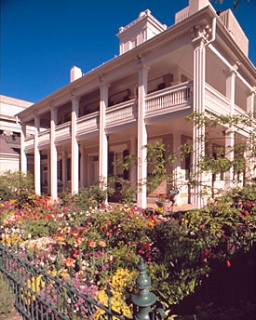
%> input picture assignment-1 Photometric Color/color_constancy/awb.jpg, 256 x 320 px
$ octave --eval "result = shuffleCards('../../assignment-1 Photometric Color/color_constancy/awb.jpg');"   (GNU Octave 9; MATLAB toolbox functions it lacks are replaced by stand-ins)
%> lines starting %> are read from the running program, lines starting %| are printed output that depends on the picture
function [result] = shuffleCards(img_path)
%Cut an image into 4 pieces and shuffle them
X = imread(img_path);
%> X is the input picture: size 320x256x3 uint8; mean R, G, B 121.2, 107.4, 109.3
A = X(:,1:end/2,1:end);
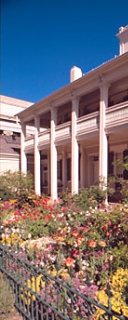
%> A: size 320x128x3 uint8; mean R, G, B 115, 111.8, 119.7
B = X(:,end/2:end, 1:end);
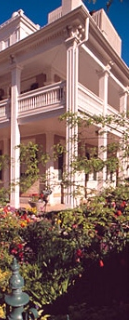
%> B: size 320x129x3 uint8; mean R, G, B 127.3, 103, 98.8

Xs = [B,A];
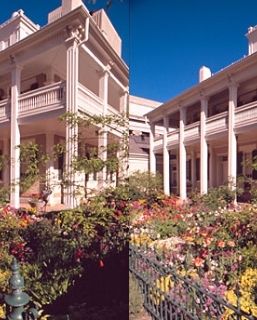
%> Xs: size 320x257x3 uint8; mean R, G, B 121.2, 107.3, 109.2

figure(1);
subplot(1,2,1);
imshow(X);
subplot(1,2,2);
imshow(Xs);

result = Xs;

end

$ run again, on assignment-1 Photometric Color/color_constancy/christmas.jpg
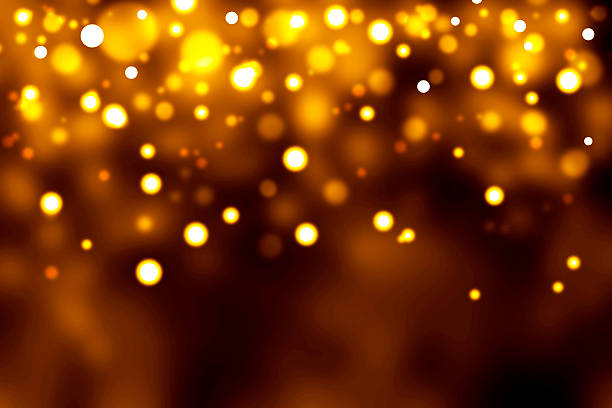
%> input picture assignment-1 Photometric Color/color_constancy/christmas.jpg, 612 x 408 px
%> in shuffleCards, X is the input picture: size 408x612x3 uint8; mean R, G, B 120.7, 55.4, 6.2
%> in shuffleCards, `B = X(:,end/2:end, 1:end);`:
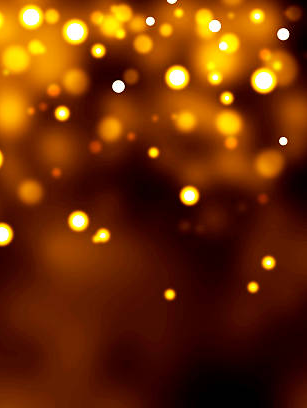
%> B: size 408x307x3 uint8; mean R, G, B 110.2, 47.2, 4.8
%> in shuffleCards, `Xs = [B,A];`:
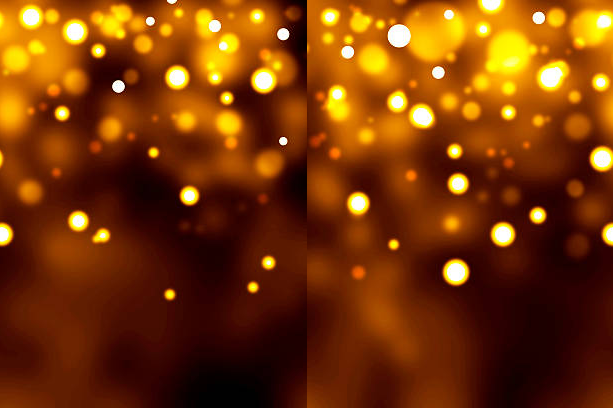
%> Xs: size 408x613x3 uint8; mean R, G, B 120.7, 55.4, 6.2
